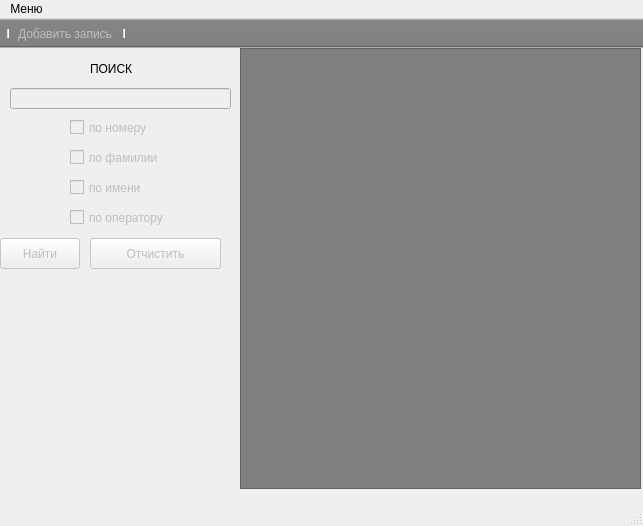
<?xml version="1.0" encoding="UTF-8"?>
<ui version="4.0">
 <class>MainWindow</class>
 <widget class="QMainWindow" name="MainWindow">
  <property name="enabled">
   <bool>true</bool>
  </property>
  <property name="geometry">
   <rect>
    <x>0</x>
    <y>0</y>
    <width>643</width>
    <height>526</height>
   </rect>
  </property>
  <property name="windowTitle">
   <string>MainWindow</string>
  </property>
  <widget class="QWidget" name="centralWidget">
   <widget class="QLineEdit" name="searchLine">
    <property name="enabled">
     <bool>false</bool>
    </property>
    <property name="geometry">
     <rect>
      <x>10</x>
      <y>40</y>
      <width>221</width>
      <height>21</height>
     </rect>
    </property>
    <property name="styleSheet">
     <string notr="true">QLineEdit{
color:black;
}</string>
    </property>
   </widget>
   <widget class="QTableWidget" name="table">
    <property name="enabled">
     <bool>true</bool>
    </property>
    <property name="geometry">
     <rect>
      <x>240</x>
      <y>0</y>
      <width>401</width>
      <height>441</height>
     </rect>
    </property>
    <property name="autoFillBackground">
     <bool>false</bool>
    </property>
    <property name="styleSheet">
     <string notr="true">QTableWidget
{
background-color: grey;
}
QAbstractTableModel{
background-color: grey;
color:black;
background: grey;
}
</string>
    </property>
    <property name="editTriggers">
     <set>QAbstractItemView::DoubleClicked</set>
    </property>
    <property name="rowCount">
     <number>0</number>
    </property>
    <property name="columnCount">
     <number>0</number>
    </property>
   </widget>
   <widget class="QCheckBox" name="checkNumber">
    <property name="enabled">
     <bool>false</bool>
    </property>
    <property name="geometry">
     <rect>
      <x>70</x>
      <y>70</y>
      <width>91</width>
      <height>19</height>
     </rect>
    </property>
    <property name="text">
     <string>по номеру</string>
    </property>
   </widget>
   <widget class="QCheckBox" name="checkSurname">
    <property name="enabled">
     <bool>false</bool>
    </property>
    <property name="geometry">
     <rect>
      <x>70</x>
      <y>100</y>
      <width>101</width>
      <height>19</height>
     </rect>
    </property>
    <property name="text">
     <string>по фамилии</string>
    </property>
   </widget>
   <widget class="QCheckBox" name="checkDiller">
    <property name="enabled">
     <bool>false</bool>
    </property>
    <property name="geometry">
     <rect>
      <x>70</x>
      <y>160</y>
      <width>111</width>
      <height>19</height>
     </rect>
    </property>
    <property name="text">
     <string>по оператору</string>
    </property>
   </widget>
   <widget class="QCheckBox" name="checkName">
    <property name="enabled">
     <bool>false</bool>
    </property>
    <property name="geometry">
     <rect>
      <x>70</x>
      <y>130</y>
      <width>81</width>
      <height>19</height>
     </rect>
    </property>
    <property name="text">
     <string>по имени</string>
    </property>
   </widget>
   <widget class="QPushButton" name="searchStart">
    <property name="enabled">
     <bool>false</bool>
    </property>
    <property name="geometry">
     <rect>
      <x>0</x>
      <y>190</y>
      <width>80</width>
      <height>31</height>
     </rect>
    </property>
    <property name="text">
     <string>Найти</string>
    </property>
   </widget>
   <widget class="QPushButton" name="returnButton">
    <property name="enabled">
     <bool>false</bool>
    </property>
    <property name="geometry">
     <rect>
      <x>90</x>
      <y>190</y>
      <width>131</width>
      <height>31</height>
     </rect>
    </property>
    <property name="text">
     <string>Отчистить</string>
    </property>
   </widget>
   <widget class="QLabel" name="label">
    <property name="geometry">
     <rect>
      <x>90</x>
      <y>0</y>
      <width>91</width>
      <height>41</height>
     </rect>
    </property>
    <property name="text">
     <string>ПОИСК</string>
    </property>
   </widget>
  </widget>
  <widget class="QMenuBar" name="menuBar">
   <property name="geometry">
    <rect>
     <x>0</x>
     <y>0</y>
     <width>643</width>
     <height>22</height>
    </rect>
   </property>
   <widget class="QMenu" name="menu">
    <property name="title">
     <string>Меню</string>
    </property>
    <addaction name="action_create"/>
    <addaction name="action_open"/>
    <addaction name="action_write"/>
    <addaction name="action_concat"/>
    <addaction name="separator"/>
    <addaction name="action_about"/>
   </widget>
   <addaction name="menu"/>
  </widget>
  <widget class="QToolBar" name="mainToolBar">
   <property name="enabled">
    <bool>false</bool>
   </property>
   <property name="styleSheet">
    <string notr="true">QToolBar{
background-color:grey;
color:grey;
background:grey;
}</string>
   </property>
   <property name="movable">
    <bool>false</bool>
   </property>
   <attribute name="toolBarArea">
    <enum>TopToolBarArea</enum>
   </attribute>
   <attribute name="toolBarBreak">
    <bool>false</bool>
   </attribute>
   <addaction name="separator"/>
   <addaction name="action_add"/>
   <addaction name="separator"/>
  </widget>
  <widget class="QStatusBar" name="statusBar"/>
  <action name="action_create">
   <property name="icon">
    <iconset resource="recources.qrc">
     <normaloff>:/icons/menu/create.jpg</normaloff>:/icons/menu/create.jpg</iconset>
   </property>
   <property name="text">
    <string>Создать БД</string>
   </property>
  </action>
  <action name="action_open">
   <property name="icon">
    <iconset resource="recources.qrc">
     <normaloff>:/icons/menu/read.png</normaloff>:/icons/menu/read.png</iconset>
   </property>
   <property name="text">
    <string>Открыть файл БД</string>
   </property>
  </action>
  <action name="action_write">
   <property name="enabled">
    <bool>true</bool>
   </property>
   <property name="icon">
    <iconset resource="recources.qrc">
     <normaloff>:/icons/menu/write.png</normaloff>:/icons/menu/write.png</iconset>
   </property>
   <property name="text">
    <string>Записать файл БД</string>
   </property>
  </action>
  <action name="action_concat">
   <property name="enabled">
    <bool>true</bool>
   </property>
   <property name="icon">
    <iconset resource="recources.qrc">
     <normaloff>:/icons/menu/concat.png</normaloff>:/icons/menu/concat.png</iconset>
   </property>
   <property name="text">
    <string>Объединить БД</string>
   </property>
  </action>
  <action name="action_add">
   <property name="enabled">
    <bool>true</bool>
   </property>
   <property name="icon">
    <iconset resource="recources.qrc">
     <normaloff>:/icons/menu/add.png</normaloff>:/icons/menu/add.png</iconset>
   </property>
   <property name="text">
    <string>Добавить запись</string>
   </property>
  </action>
  <action name="action_about">
   <property name="icon">
    <iconset resource="recources.qrc">
     <normaloff>:/icons/menu/about.jpg</normaloff>:/icons/menu/about.jpg</iconset>
   </property>
   <property name="text">
    <string>About</string>
   </property>
  </action>
 </widget>
 <layoutdefault spacing="6" margin="11"/>
 <resources>
  <include location="recources.qrc"/>
 </resources>
 <connections/>
</ui>
